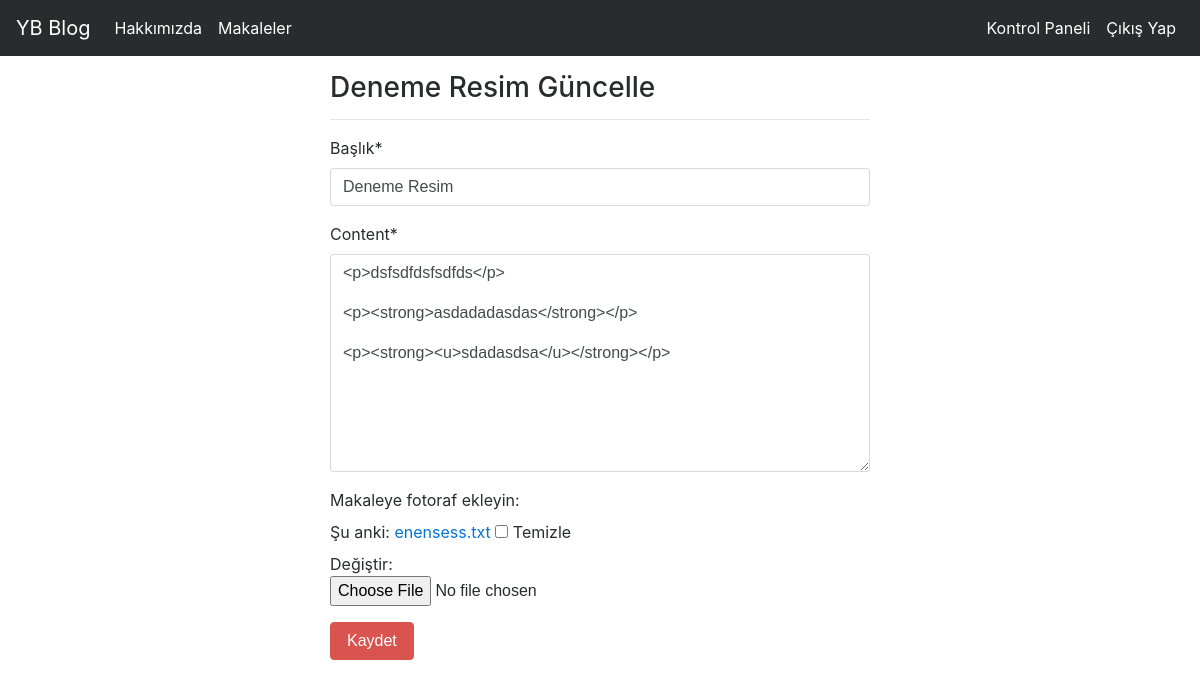
Page /Articles/update/8 (signed in) on the committed database.
### article/models.py (models this page shows, shortened)
class Article(models.Model): # aynı orm'daki gibi db.model fakat bu sefer django db model oldu
    auther = models.ForeignKey("auth.User",on_delete=models.CASCADE,verbose_name="Yazar") #burada dedik ki bu yabancıl anahtar atanacak ve belirttiğimiz tablodan bir yabancıl anahtar alıcak edik
    title = models.CharField(max_length=50,verbose_name="Başlık") #hem veri tabanı olusturacak hemde burada wtform'daki gibi form yapıları oluşturuyoruz
    content = RichTextField() # ckedior için
    article_img = models.FileField(blank=True,null=True,verbose_name="Makaleye fotoraf ekleyin:") #blank bu alan boş olabilir, ve null olablir dedik
    created_date = models.DateTimeField(auto_now_add=True,verbose_name="Oluşturulma Tarihi") #veri tabanı için o an, biz bunu vermicez o anki tarihi otomatik olarak atıcak
    class Meta:
        ordering = ['-created_date'] # en son eklenen ilk gösterilir - koyarsak, içine degisken tablo adı alır

### article/views.py (the view)
# urls.py: path('update/<int:id>',views.update,name="update"),
@login_required(login_url="user:login")
def update(request,id):
   makale = get_object_or_404(Article,id=id) #buönemli kullan bunu surekli eğer o article yoksa 404 doner
   form = articleForm(request.POST or None,request.FILES or None,instance=makale)
   if form.is_valid():
      article = form.save(commit=False)
      article.auther = request.user
      article.save()
      messages.success(request,"başarı ile kayıt edildi")
      return redirect("article:dashboard")
   return render(request,"update.html",{"makale":makale,"form":form})

### article/forms.py
class articleForm(forms.ModelForm):
    class Meta:
        model = Article #aslında admin sayfasında oldugu gibi modelini soylmış olduk
        fields = ['title', 'content','article_img'] # içinde hali hazırda alanlar olabilir id gibi yazar gibi onların alınmaması için hangi alanlar

### Templates/update.html (shortened to what this page needs)
{% extends "layout.html" %}
{% block body %}
     {% load crispy_forms_tags %}
    <div class="row">
        <div class="col-md-6 offset-md-3">
            <h3>{{makale.title}} Güncelle</h3>
            <hr />
            <form method="POST" enctype="multipart/form-data" >
                {{form|crispy}}
                <button type="submit" class="btn btn-danger">Kaydet</button>
            </form>
        </div>
    </div>
{% endblock body %}

### rows in the picture
Article: title "Deneme Resim", content "<p>dsfsdfdsfsdfds</p> <p><strong>asdadadasdas</strong></p> <p><strong><u>sdadasdsa</u></strong></p>"
